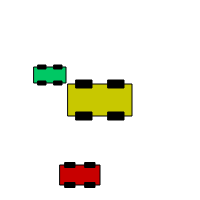
Frame 1 (no input)
Frame 60 (no input): identical to frame 1, image omitted
Frame 120 (the mouse pressed at the canvas centre since frame 60): identical to frame 1, image omitted

The p5.js sketch that drew this single still picture (run headless with seeded random() and noise() and a simulated clock; from frame 60 on, the mouse is pressed at the canvas centre):

// p5.js sketch
// ── sketch.js
function setup() {
	createCanvas(200, 200);
}

function draw() {
	background(255);
	// note the use of color for storing variables of 
	// color datatype 
	drawCar(100, 100, 64, color(200, 200, 0))
	drawCar(50, 75, 32, color(0, 200, 100))
	drawCar(80, 175, 40, color(200, 0, 0))
}

function drawCar(x, y, thesize, c) {
	// local var in a function
	var offset = thesize/4;

	rectMode(CENTER);
	//main car body
	stroke(0);
	fill(c);
	rect(x, y, thesize, thesize/2);

	//draw four wheels relative to center
	fill(0);
	rect(x-offset, y-offset, offset, offset/2);
	rect(x+offset, y-offset, offset, offset/2);
	rect(x-offset, y+offset, offset, offset/2);
	rect(x+offset, y+offset, offset, offset/2);

}
